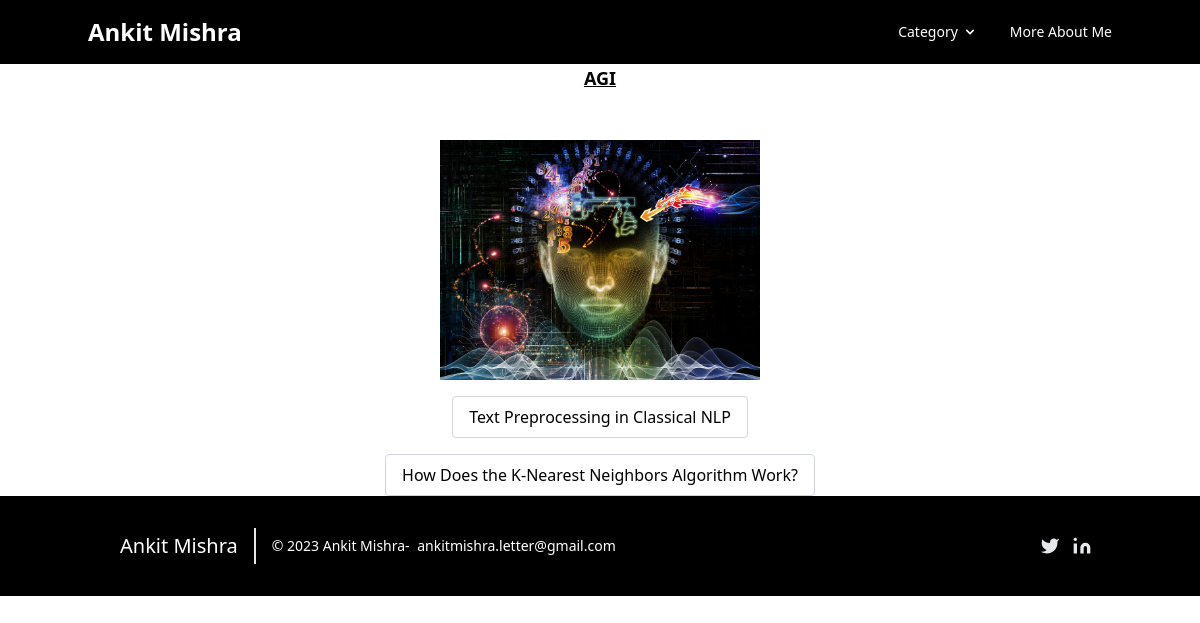
The page /category/agi on the database its author committed.
### blog/models.py (models this page shows, shortened)
class Category(models.Model):
    cat_id = models.AutoField(primary_key=True)
    title = models.CharField(max_length=100)
    description = models.TextField()
    url = models.CharField(max_length=100)
    image = models.ImageField(upload_to='category/')
    add_date = models.DateTimeField(auto_now_add=True,null=True)

class Post(models.Model):
    post_id = models.AutoField(primary_key=True)
    title=models.CharField(max_length=200)
    content = HTMLField()
    url = models.CharField(max_length=100)
    cat = models.ForeignKey(Category,on_delete=models.CASCADE)
    image= models.ImageField(upload_to='post/')

### blog/views.py (the view)
# urls.py: path('category/<slug:url>',category),
def category(request,url):
    category = Category.objects.get(url=url)
    posts = Post.objects.filter(cat=category)
    return render(request,"Category.html",{'cat':category,'posts':posts})

### template/Category.html (shortened to what this page needs)
{%extends 'base.html' %}
{%block content%}
<div class="container-custom">
    <h2 class="text-center text-lg font-bold underline">{{ cat.title }}</h2>
    <br> <br>
    <div class="flex justify-center">
        <img src="/media/{{ cat.image }}" class="w-80 max-h-250 object-cover" alt="">
    </div>
    <div class="flex flex-col items-center">
        {% for p in posts %}
        <a href="/insider/{{ p.url }}" class="block mt-4 px-4 py-2 border border-gray-300 rounded hover:bg-gray-100">{{ p.title }}</a>
        {% empty %}
        <h3 class="mt-4">Currently, there are no posts in this category.</h3>
        {% endfor %}
    </div>
</div>
{%endblock%}

### rows shown on the page
Category: title "AGI", image (picture)
Post: title "Text Preprocessing in Classical NLP"
Post: title "How Does the K-Nearest Neighbors Algorithm Work?"
